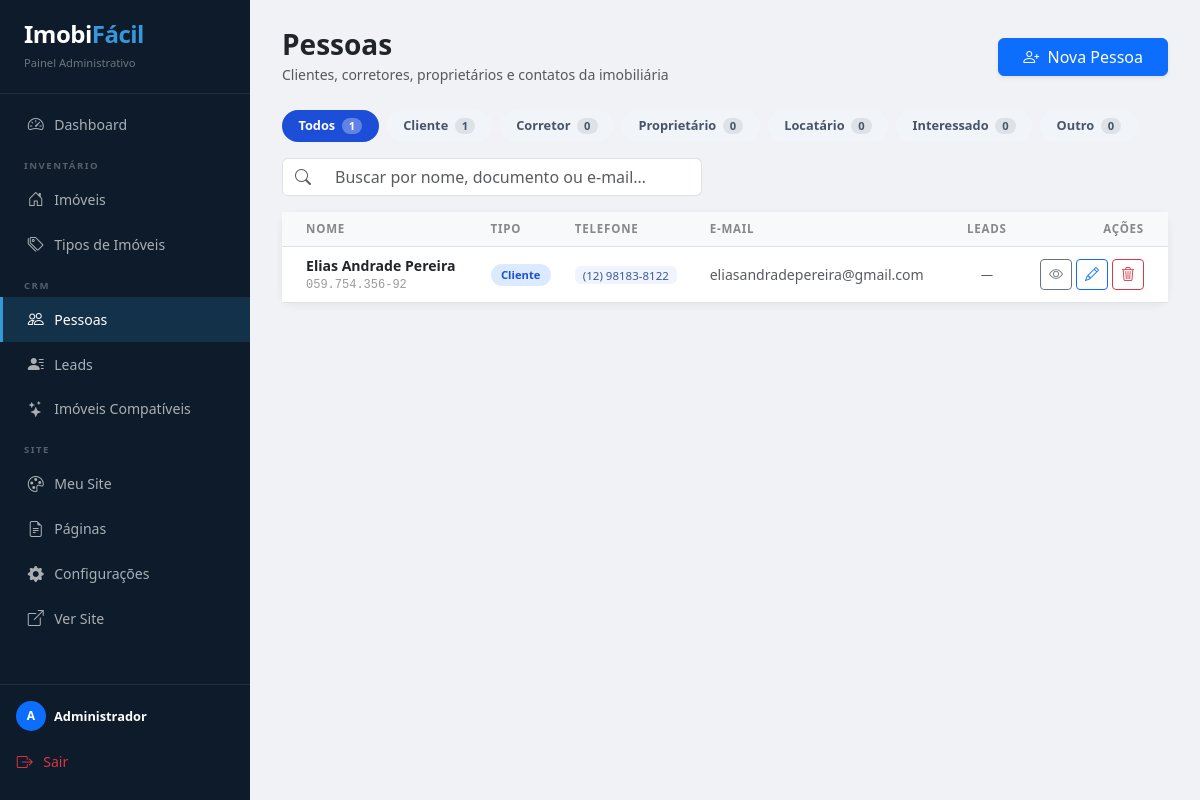
Screenshot of /admin/pessoas/ (signed in) with the database file from the repository.
### app/models.py (models this page shows, shortened)
class Usuario(db.Model, UserMixin):
    __tablename__ = 'usuarios'
    id             = db.Column(db.Integer, primary_key=True)
    imobiliaria_id = db.Column(db.Integer, db.ForeignKey('imobiliarias.id'), nullable=False)
    nome           = db.Column(db.String(100), nullable=False)
    email          = db.Column(db.String(120), unique=True, nullable=False)
    senha_hash     = db.Column(db.String(256))

class Pessoa(db.Model):
    __tablename__ = 'pessoas'
    id             = db.Column(db.Integer, primary_key=True)
    imobiliaria_id = db.Column(db.Integer, db.ForeignKey('imobiliarias.id'), nullable=False)
    tipo           = db.Column(db.String(20), default='Cliente')
    nome           = db.Column(db.String(150), nullable=False)
    documento      = db.Column(db.String(20))
    email          = db.Column(db.String(120))
    data_nascimento= db.Column(db.Date)
    cep            = db.Column(db.String(10))
    logradouro     = db.Column(db.String(200))
    numero         = db.Column(db.String(10))
    complemento    = db.Column(db.String(60))
    bairro         = db.Column(db.String(100))
    cidade         = db.Column(db.String(100))
    estado         = db.Column(db.String(2))
    observacoes    = db.Column(db.Text)
    data_cadastro  = db.Column(db.DateTime, default=datetime.utcnow)
    telefones = db.relationship('TelefonePessoa', backref='pessoa', lazy=True,
                                cascade='all, delete-orphan', order_by='TelefonePessoa.id')
    leads     = db.relationship('Lead', backref='pessoa', lazy=True,
                                foreign_keys='Lead.pessoa_id')

class TelefonePessoa(db.Model):
    __tablename__ = 'telefones_pessoa'
    id        = db.Column(db.Integer, primary_key=True)
    pessoa_id = db.Column(db.Integer, db.ForeignKey('pessoas.id'), nullable=False)
    numero    = db.Column(db.String(20), nullable=False)
    tipo      = db.Column(db.String(20), default='Celular')  # Celular|WhatsApp|Fixo|Comercial

### app/pessoas/routes.py (the view, shortened to what this page needs)
@pessoas_bp.route('/')
@login_required
def listar_pessoas():
    imob_id = current_user.imobiliaria_id
    tipo_f  = request.args.get('tipo', '')
    busca   = request.args.get('busca', '').strip()
    query = Pessoa.query.filter_by(imobiliaria_id=imob_id)
    if tipo_f:
        query = query.filter(Pessoa.tipo == tipo_f)
    page       = request.args.get('page', 1, type=int)
    pagination = query.order_by(Pessoa.nome).paginate(page=page, per_page=20, error_out=False)
    contagem = {t: Pessoa.query.filter_by(imobiliaria_id=imob_id, tipo=t).count()
                for t in TIPOS_PESSOA}
    return render_template('admin/pessoas/listar.html',
                           pessoas=pagination.items,
                           pagination=pagination,
                           tipos=TIPOS_PESSOA,
                           contagem=contagem,
                           tipo_f=tipo_f,
                           busca=busca)

### app/__init__.py (called while the page is built)
def _resolver_imobiliaria(host, app):
    from .models import Imobiliaria
    base = app.config.get('BASE_DOMAIN', '').strip().lower()
    host_sem_www = host[4:] if host.startswith('www.') else host
    imob = (
        Imobiliaria.query.filter(
            Imobiliaria.dominio_personalizado.in_([host, host_sem_www]),
            Imobiliaria.ativo == True          # noqa: E712
        ).first()
    )
    if imob:
        return imob
    if base and host.endswith(f'.{base}'):
        slug = host[:-(len(base) + 1)]
        if slug and slug != 'www':
            imob = Imobiliaria.query.filter_by(slug=slug, ativo=True).first()
            if imob:
                return imob
    imob = Imobiliaria.query.filter_by(dominio=host, ativo=True).first()
    return imob

@login_manager.user_loader
def load_user(user_id):
    user_id = str(user_id)
    if user_id.startswith('sa:'):
        from .models import SuperAdmin
        return SuperAdmin.query.get(int(user_id[3:]))
    from .models import Usuario
    return Usuario.query.get(int(user_id))

### app/templates/admin/pessoas/listar.html (shortened to what this page needs)
{% extends 'admin/base.html' %}
{% from '_macros.html' import paginacao %}
{% block content %}
<div class="d-flex justify-content-between align-items-center mb-4">
    <div>
        <h2 class="h3 fw-bold mb-0">Pessoas</h2>
        <small class="text-muted">Clientes, corretores, proprietários e contatos da imobiliária</small>
    </div>
    <a href="{{ url_for('pessoas.nova_pessoa') }}" class="btn btn-primary shadow-sm px-4">
        <i class="bi bi-person-plus me-1"></i> Nova Pessoa
    </a>
</div>
<div class="d-flex flex-wrap gap-2 mb-3">
    <a href="{{ url_for('pessoas.listar_pessoas', busca=busca) }}"
       class="filter-chip {{ 'ativo' if not tipo_f }}">
        Todos
        <span class="cnt">{{ contagem.values() | sum }}</span>
    </a>
    {% for t in tipos %}
    <a href="{{ url_for('pessoas.listar_pessoas', tipo=t, busca=busca) }}"
       class="filter-chip {{ 'ativo' if tipo_f == t }}">
        {{ t }}
        <span class="cnt">{{ contagem[t] }}</span>
    </a>
    {% endfor %}
</div>
<form method="GET" class="mb-3">
    <div class="input-group" style="max-width:420px;">
        <span class="input-group-text bg-white"><i class="bi bi-search text-muted"></i></span>
        <input type="text" name="busca" class="form-control border-start-0"
               placeholder="Buscar por nome, documento ou e-mail…"
               value="{{ busca }}">
    </div>
</form>
<div class="card">
    <div class="card-body p-0">
        {% if pessoas %}
        <div class="table-responsive">
            <table class="table pessoas-table mb-0">
                <thead class="table-light">
                    <tr>
                        <th class="ps-4">Nome</th>
                        <th>Tipo</th>
                        <th>Telefone</th>
                        <th>E-mail</th>
                        <th class="text-center">Leads</th>
                        <th class="text-end pe-4">Ações</th>
                    </tr>
                </thead>
                <tbody>
                {% for p in pessoas %}
                <tr>
                    <td class="ps-4">
                        <div class="pessoa-nome">{{ p.nome }}</div>
                        {% if p.documento %}
                        <div class="pessoa-doc">{{ p.documento }}</div>
                        {% endif %}
                    </td>
                    <td>
                        <span class="tipo-badge tipo-{{ p.tipo }}">{{ p.tipo }}</span>
                    </td>
                    <td>
                        {% for tel in p.telefones[:2] %}
                        <span class="tel-badge me-1">{{ tel.numero }}</span>
                        {% endfor %}
                    </td>
                    <td class="text-muted small">{{ p.email or '—' }}</td>
                    <td class="text-center">
                        {% set n_leads = p.leads | length %}
                        {% if n_leads %}
                        <span class="badge bg-primary-subtle text-primary">{{ n_leads }}</span>
                        {% else %}
                        <span class="text-muted small">—</span>
                        {% endif %}
                    </td>
                    <td class="text-end pe-4">
                        <div class="d-flex gap-1 justify-content-end">
                            <a href="{{ url_for('pessoas.ver_pessoa', id=p.id) }}"
                               class="btn btn-outline-secondary btn-sm" title="Ver detalhes">
                                <i class="bi bi-eye"></i>
                            </a>
                            <a href="{{ url_for('pessoas.editar_pessoa', id=p.id) }}"
                               class="btn btn-outline-primary btn-sm" title="Editar">
                                <i class="bi bi-pencil"></i>
                            </a>
                            <form method="POST"
                                  action="{{ url_for('pessoas.excluir_pessoa', id=p.id) }}"
                                  onsubmit="return confirm('Excluir \'{{ p.nome | e }}\'? Os leads vinculados serão desvinculados.')">
                                <button type="submit" class="btn btn-outline-danger btn-sm" title="Excluir">
                                    <i class="bi bi-trash3"></i>
                                </button>
                            </form>
                        </div>
                    </td>
                </tr>
                {% endfor %}
                </tbody>
            </table>
        </div>
        {% endif %}
    </div>
</div>
{% endblock %}

### app/templates/admin/base.html (shortened to what this page needs)
<!DOCTYPE html>
<html lang="pt-br">
<head>
    <link href="https://cdn.jsdelivr.net/npm/bootstrap@5.3.0/dist/css/bootstrap.min.css" rel="stylesheet">
    <link rel="stylesheet" href="https://cdn.jsdelivr.net/npm/bootstrap-icons@1.11.0/font/bootstrap-icons.css">
</head>
<body>
<nav id="sidebar">
    <div class="brand">
        <h4>Imobi<span style="color:#3498db;">Fácil</span></h4>
        <small>Painel Administrativo</small>
    </div>
    <div class="mt-2 flex-grow-1">
        <a href="{{ url_for('admin.dashboard') }}"
           class="nav-link-side {% if request.endpoint == 'admin.dashboard' %}active{% endif %}">
            <i class="bi bi-speedometer2"></i> Dashboard
        </a>
        <div class="nav-group-label">Inventário</div>
        <a href="{{ url_for('admin.listar_imoveis') }}"
           class="nav-link-side {% if request.endpoint in ['admin.listar_imoveis','admin.novo_imovel','admin.editar_imovel'] %}active{% endif %}">
            <i class="bi bi-house-door"></i> Imóveis
        </a>
        <a href="{{ url_for('admin.listar_tipos') }}"
           class="nav-link-side {% if request.endpoint in ['admin.listar_tipos','admin.novo_tipo'] %}active{% endif %}">
            <i class="bi bi-tags"></i> Tipos de Imóveis
        </a>
        <div class="nav-group-label">CRM</div>
        <a href="{{ url_for('pessoas.listar_pessoas') }}"
           class="nav-link-side {% if 'pessoas.' in request.endpoint %}active{% endif %}">
            <i class="bi bi-people"></i> Pessoas
        </a>
        <a href="{{ url_for('leads.listar_leads') }}"
           class="nav-link-side {% if request.endpoint == 'leads.listar_leads' or request.endpoint in ['leads.novo_lead','leads.editar_lead'] %}active{% endif %}">
            <i class="bi bi-person-lines-fill"></i> Leads
        </a>
        <a href="{{ url_for('leads.pagina_compativeis') }}"
           class="nav-link-side {% if request.endpoint in ['leads.pagina_compativeis','leads.atualizar_compativel','leads.recalcular_compativeis','leads.enviar_emails_compativeis','leads.enviar_email_lead_compativel'] %}active{% endif %}">
            <i class="bi bi-stars"></i> Imóveis Compatíveis
        </a>
        <div class="nav-group-label">Site</div>
        <a href="{{ url_for('admin.meusite') }}"
           class="nav-link-side {% if 'admin.meusite' in request.endpoint or request.endpoint in ['admin.salvar_tema','admin.salvar_identidade','admin.novo_banner','admin.excluir_banner'] %}active{% endif %}">
            <i class="bi bi-palette"></i> Meu Site
        </a>
        <a href="{{ url_for('admin.paginas') }}"
           class="nav-link-side ">
            <i class="bi bi-file-earmark-text"></i> Páginas
        </a>
        <a href="{{ url_for('admin.configuracoes') }}"
           class="nav-link-side {% if request.endpoint == 'admin.configuracoes' %}active{% endif %}">
            <i class="bi bi-gear-fill"></i> Configurações
        </a>
        <a href="{{ url_for('site.index') }}" target="_blank"
           class="nav-link-side">
            <i class="bi bi-box-arrow-up-right"></i> Ver Site
        </a>
    </div>
    <div class="border-top border-secondary p-3" style="border-color: rgba(255,255,255,.08) !important;">
        {% if current_user.is_authenticated %}
        <div class="d-flex align-items-center gap-2 mb-2">
            <div class="rounded-circle bg-primary d-flex align-items-center justify-content-center text-white fw-bold"
                 style="width:30px;height:30px;font-size:.75rem;flex-shrink:0;">
                {{ current_user.nome[0].upper() if current_user.nome else 'U' }}
            </div>
            <div style="overflow:hidden;">
                <div class="text-white fw-bold" style="font-size:.8rem;white-space:nowrap;overflow:hidden;text-overflow:ellipsis;">
                    {{ current_user.nome }}
                </div>
            </div>
        </div>
        {% endif %}
        <a href="{{ url_for('auth.logout') }}" class="nav-link-side text-danger ps-0" style="border:none;">
            <i class="bi bi-box-arrow-right"></i> Sair
        </a>
    </div>
</nav>
<main id="main-content">
    {% block content %}{% endblock %}
</main>
</body>
</html>

### app/templates/admin/base.html (style rules this page uses)
*, *::before, *::after { box-sizing: border-box; }
body { display: flex; min-height: 100vh; background: #f0f2f5; margin: 0; font-family: 'Segoe UI', system-ui, sans-serif; }
#sidebar { width: 250px; background: #0d1b2a; color: #fff; flex-shrink: 0; display: flex; flex-direction: column; position: sticky; top: 0; height: 100vh; overflow-y: auto; }
#sidebar .brand { padding: 1.25rem 1.5rem; border-bottom: 1px solid rgba(255,255,255,.08); }
#sidebar .brand h4 { margin: 0; font-weight: 800; letter-spacing: -.5px; }
#sidebar .brand small { color: rgba(255,255,255,.4); font-size: .7rem; }
.nav-group-label { padding: .75rem 1.5rem .25rem; font-size: .6rem; font-weight: 700; letter-spacing: 1.5px; text-transform: uppercase; color: rgba(255,255,255,.3); }
.nav-link-side { display: flex; align-items: center; gap: .6rem; padding: .65rem 1.5rem; color: rgba(255,255,255,.65); text-decoration: none; font-size: .88rem; transition: background .15s, color .15s, border-left .15s; border-left: 3px solid transparent; }
.nav-link-side i { font-size: 1rem; width: 1.1rem; text-align: center; }
.nav-link-side.active { background: rgba(52, 152, 219, .18); color: #fff; border-left-color: #3498db; }
#main-content { flex: 1; padding: 1.75rem 2rem; overflow-y: auto; }
.card { border: none; border-radius: 12px; box-shadow: 0 2px 8px rgba(0,0,0,.06); }

### app/templates/admin/pessoas/listar.html (style rules this page uses)
.tipo-badge { font-size: .7rem; font-weight: 700; padding: .2rem .65rem; border-radius: 20px; white-space: nowrap; }
.tipo-Cliente { background:#dbeafe; color:#1d4ed8; }
.filter-chip { display: inline-flex; align-items: center; gap: .4rem; padding: .3rem .9rem; border-radius: 20px; font-size: .8rem; font-weight: 600; cursor: pointer; text-decoration: none; border: 2px solid transparent; transition: all .15s; background: #f1f5f9; color: #475569; }
.filter-chip.ativo { background: #1d4ed8; color: #fff; border-color: #1d4ed8; }
.filter-chip .cnt { background: rgba(255,255,255,.3); border-radius: 10px; padding: 0 .45rem; font-size: .7rem; }
.filter-chip:not(.ativo) .cnt { background: rgba(0,0,0,.08); }
.pessoas-table th { font-size:.72rem; text-transform:uppercase; letter-spacing:.8px; color:#888; font-weight:700; }
.pessoas-table td { vertical-align:middle; font-size:.88rem; }
.pessoa-nome { font-weight:600; color:#212529; }
.pessoa-doc { font-size:.75rem; color:#999; font-family:monospace; }
.tel-badge { font-size:.72rem; background:#f0f4ff; color:#3b5998; border-radius:6px; padding:.1rem .5rem; }

### rows the page displays
Usuario: nome "A", nome "Administrador"
Pessoa: tipo "Cliente", contagem "1", nome "Elias Andrade Pereira", documento "059.754.356-92", email "eliasandradepereira@gmail.com"
TelefonePessoa: numero "(12) 98183-8122"

### other values shown
{{ contagem.values() | sum }} "1"
{{ t }} "Corretor" "Proprietário" "Locatário" "Interessado" "Outro"
{{ contagem[t] }} "0" "0" "0" "0" "0"
